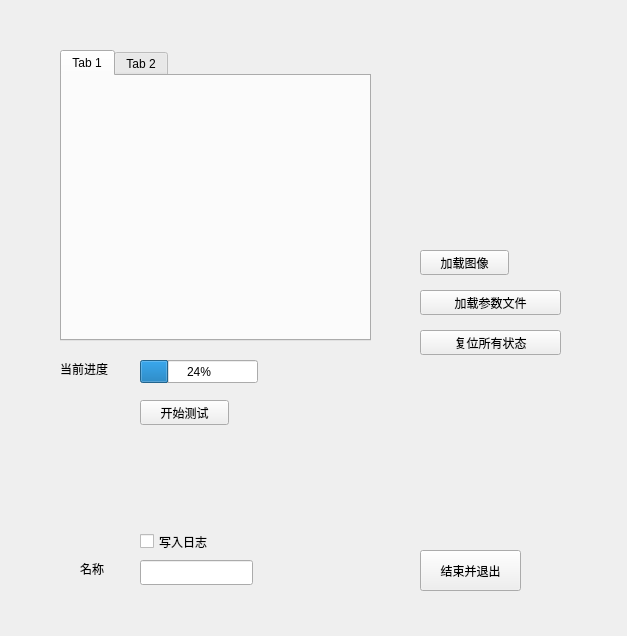
<?xml version="1.0" encoding="UTF-8"?>
<ui version="4.0">
 <class>VisionChip</class>
 <widget class="QWidget" name="VisionChip">
  <property name="geometry">
   <rect>
    <x>0</x>
    <y>0</y>
    <width>627</width>
    <height>636</height>
   </rect>
  </property>
  <property name="windowTitle">
   <string>Vision Chip Test</string>
  </property>
  <widget class="QLineEdit" name="LogName">
   <property name="geometry">
    <rect>
     <x>140</x>
     <y>560</y>
     <width>113</width>
     <height>25</height>
    </rect>
   </property>
  </widget>
  <widget class="QLabel" name="label_2">
   <property name="geometry">
    <rect>
     <x>80</x>
     <y>560</y>
     <width>41</width>
     <height>17</height>
    </rect>
   </property>
   <property name="text">
    <string>名称</string>
   </property>
  </widget>
  <widget class="QProgressBar" name="TestProgress">
   <property name="geometry">
    <rect>
     <x>140</x>
     <y>360</y>
     <width>118</width>
     <height>23</height>
    </rect>
   </property>
   <property name="value">
    <number>24</number>
   </property>
  </widget>
  <widget class="QPushButton" name="StartTest">
   <property name="geometry">
    <rect>
     <x>140</x>
     <y>400</y>
     <width>89</width>
     <height>25</height>
    </rect>
   </property>
   <property name="text">
    <string>开始测试</string>
   </property>
  </widget>
  <widget class="QPushButton" name="LoadImgButton">
   <property name="geometry">
    <rect>
     <x>420</x>
     <y>250</y>
     <width>89</width>
     <height>25</height>
    </rect>
   </property>
   <property name="text">
    <string>加载图像</string>
   </property>
  </widget>
  <widget class="QPushButton" name="LoadParamsButton">
   <property name="geometry">
    <rect>
     <x>420</x>
     <y>290</y>
     <width>141</width>
     <height>25</height>
    </rect>
   </property>
   <property name="text">
    <string>加载参数文件</string>
   </property>
  </widget>
  <widget class="QPushButton" name="ResetButton">
   <property name="geometry">
    <rect>
     <x>420</x>
     <y>330</y>
     <width>141</width>
     <height>25</height>
    </rect>
   </property>
   <property name="text">
    <string>复位所有状态</string>
   </property>
  </widget>
  <widget class="QLabel" name="label_3">
   <property name="geometry">
    <rect>
     <x>60</x>
     <y>360</y>
     <width>71</width>
     <height>17</height>
    </rect>
   </property>
   <property name="text">
    <string>当前进度</string>
   </property>
  </widget>
  <widget class="QCheckBox" name="checkBox">
   <property name="geometry">
    <rect>
     <x>140</x>
     <y>530</y>
     <width>92</width>
     <height>23</height>
    </rect>
   </property>
   <property name="text">
    <string>写入日志</string>
   </property>
  </widget>
  <widget class="QPushButton" name="ExitButton">
   <property name="geometry">
    <rect>
     <x>420</x>
     <y>550</y>
     <width>101</width>
     <height>41</height>
    </rect>
   </property>
   <property name="text">
    <string>结束并退出</string>
   </property>
  </widget>
  <widget class="QTabWidget" name="TestMode">
   <property name="geometry">
    <rect>
     <x>60</x>
     <y>50</y>
     <width>311</width>
     <height>291</height>
    </rect>
   </property>
   <property name="currentIndex">
    <number>0</number>
   </property>
   <widget class="QWidget" name="tab">
    <attribute name="title">
     <string>Tab 1</string>
    </attribute>
   </widget>
   <widget class="QWidget" name="tab_2">
    <attribute name="title">
     <string>Tab 2</string>
    </attribute>
   </widget>
  </widget>
 </widget>
 <resources/>
 <connections>
  <connection>
   <sender>StartTest</sender>
   <signal>clicked()</signal>
   <receiver>TestProgress</receiver>
   <slot>update()</slot>
   <hints>
    <hint type="sourcelabel">
     <x>184</x>
     <y>412</y>
    </hint>
    <hint type="destinationlabel">
     <x>198</x>
     <y>371</y>
    </hint>
   </hints>
  </connection>
  <connection>
   <sender>ExitButton</sender>
   <signal>clicked()</signal>
   <receiver>VisionChip</receiver>
   <slot>close()</slot>
   <hints>
    <hint type="sourcelabel">
     <x>470</x>
     <y>570</y>
    </hint>
    <hint type="destinationlabel">
     <x>313</x>
     <y>317</y>
    </hint>
   </hints>
  </connection>
 </connections>
</ui>
